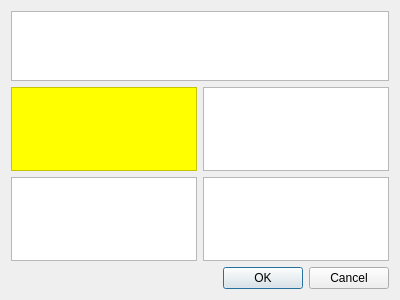
<?xml version="1.0" encoding="UTF-8"?>
<ui version="4.0">
 <class>Dialog</class>
 <widget class="QDialog" name="Dialog">
  <property name="geometry">
   <rect>
    <x>0</x>
    <y>0</y>
    <width>400</width>
    <height>300</height>
   </rect>
  </property>
  <property name="windowTitle">
   <string>New Question with answers</string>
  </property>
  <layout class="QGridLayout" name="gridLayout_2">
   <item row="3" column="0">
    <widget class="QDialogButtonBox" name="buttonBox">
     <property name="orientation">
      <enum>Qt::Horizontal</enum>
     </property>
     <property name="standardButtons">
      <set>QDialogButtonBox::Cancel|QDialogButtonBox::Ok</set>
     </property>
    </widget>
   </item>
   <item row="1" column="0">
    <widget class="QTextEdit" name="eQuestion"/>
   </item>
   <item row="2" column="0">
    <layout class="QGridLayout" name="gridLayout">
     <item row="0" column="1">
      <widget class="QTextEdit" name="eAnswer2"/>
     </item>
     <item row="1" column="1">
      <widget class="QTextEdit" name="eAnswer4"/>
     </item>
     <item row="0" column="0">
      <widget class="QTextEdit" name="eAnswer1">
       <property name="styleSheet">
        <string notr="true">.QLineEdit, .QTextEdit
{
background-color: yellow;
}</string>
       </property>
      </widget>
     </item>
     <item row="1" column="0">
      <widget class="QTextEdit" name="eAnswer3"/>
     </item>
    </layout>
   </item>
  </layout>
 </widget>
 <resources/>
 <connections>
  <connection>
   <sender>buttonBox</sender>
   <signal>accepted()</signal>
   <receiver>Dialog</receiver>
   <slot>accept()</slot>
   <hints>
    <hint type="sourcelabel">
     <x>248</x>
     <y>254</y>
    </hint>
    <hint type="destinationlabel">
     <x>157</x>
     <y>274</y>
    </hint>
   </hints>
  </connection>
  <connection>
   <sender>buttonBox</sender>
   <signal>rejected()</signal>
   <receiver>Dialog</receiver>
   <slot>reject()</slot>
   <hints>
    <hint type="sourcelabel">
     <x>316</x>
     <y>260</y>
    </hint>
    <hint type="destinationlabel">
     <x>286</x>
     <y>274</y>
    </hint>
   </hints>
  </connection>
 </connections>
</ui>
